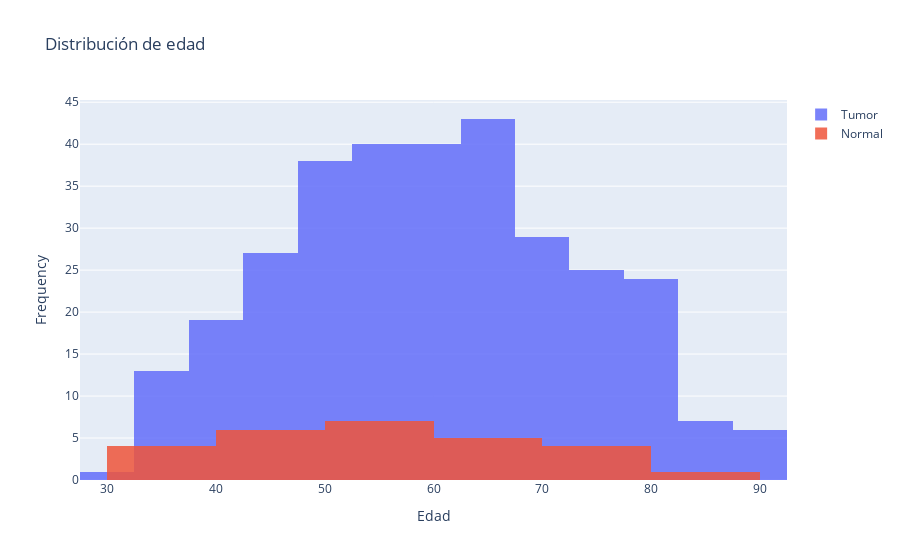

Write notebook code for a chart like this one.
### Code cell
histograms_comparison({'Tumor':tumor_samples['age'], 'Normal':normal_samples['age']},
                     'Distribución de edad', 'Edad')

### Figure 1 — Plotly figure (JSON) as saved in the notebook; plotly's stock layout.template omitted (floating-point values rounded to 4 significant figures; data arrays with more than 128 entries replaced by an {"elided": "..."} marker saying what was removed)
{"data": [{"name": "Tumor", "opacity": 0.85, "type": "histogram", "x": {"elided": "312 float values"}}, {"name": "Normal", "opacity": 0.85, "type": "histogram", "x": [64.69, 41.28, 50.72, 45.77, 48.41, 35.16, 71.11, 50.7, 79.33, 46.06, 56.61, 54.12, 39.68, 51.68, 62.03, 65.28, 60.84, 72.35, 78.11, 50.91, 43.54, 42.69, 56.61, 88.72, 39.79, 35.6, 66.44]}], "layout": {"barmode": "overlay", "title": {"text": "Distribución de edad"}, "xaxis": {"title": {"text": "Edad"}}, "yaxis": {"title": {"text": "Frequency"}}}}
